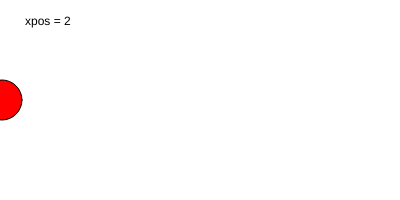
Frame 1 (no input)
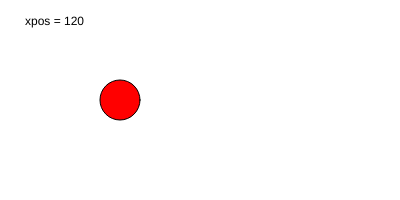
Frame 60 (no input)
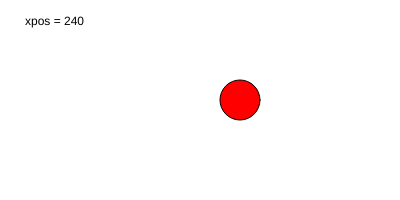
Frame 120 (the mouse pressed at the canvas centre since frame 60)

The p5.js sketch that drew these frames (run headless with seeded random() and noise() and a simulated clock; from frame 60 on, the mouse is pressed at the canvas centre):

// p5.js sketch
// ── sketch.js

var xpos=0;
var speed=2;


function setup() {
 createCanvas(400, 200);
}

function draw() {
 
 background(255);
 
 fill(255,0,0);
 
 ellipseMode(CENTER);
 
 xpos=xpos+speed;
 
 if ((xpos > width) || (xpos < 2))
{ speed= speed * -1 ;}

ellipse (xpos, 100, 40, 40);


 fill(0);
  
text("xpos = " + xpos, 25, 25);
  
}
